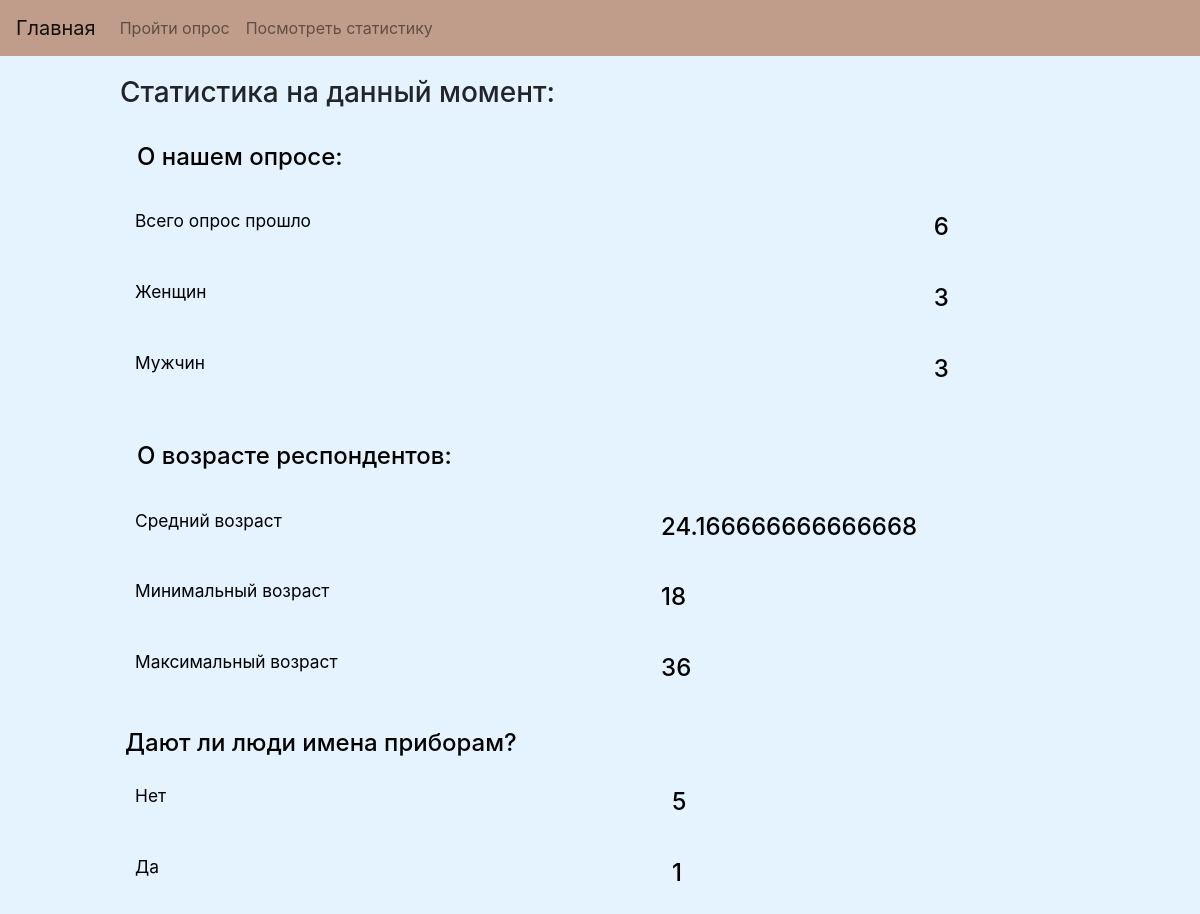
The app's page /statistics with its own data.
### hw5_result.py (models this page shows)
class Questions(db.Model):
    __tablename__ = "questions"
    question_id = db.Column('question_id', db.Integer, primary_key=True)
    question_text = db.Column('question_text', db.Text, unique=True)

### hw5_result.py (the view)
@app.route('/statistics')
def statistics():
    all_stat = {}
    age_stats = db.session.query(
        func.avg(User.user_age),
        func.min(User.user_age),
        func.max(User.user_age)
    ).one()
    all_stat['age_mean'] = age_stats[0]
    all_stat['age_min'] = age_stats[1]
    all_stat['age_max'] = age_stats[2]
    all_stat['total_count'] = User.query.count()
    men = db.session.query(User).filter(User.user_sex == 1)
    count_men = 0
    for m in men:
        count_men += 1
    all_stat['men'] = count_men
    women = db.session.query(User).filter(User.user_sex == 2)
    count_women = 0
    for w in women:
        count_women += 1
    all_stat['women'] = count_women
    questions = Questions.query.all()
    whole_ans = []
    whole_ans.append('')
    options = {
        1: 'Нет',
        2: 'Да'
    }
    ans_q = {}
    ans = db.session.query(Answers.q2).group_by(Answers.q2).all()
    counter = db.session.query(db.func.count(Answers.q2)).group_by(Answers.q2).all()
    n = 0
    for i in ans:
        i = int(str(i)[1])
        option_select = options[i]
        stat = str(counter[n]).replace(',)', '')
        stat = stat.replace('(', '')
        ans_q[option_select] = stat
        n += 1
    whole_ans.append(ans_q)
    return render_template('statistics.html', all_stat=all_stat, whole_ans=whole_ans, questions=questions)

### templates/statistics.html (shortened to what this page needs)
{% extends 'base.html' %}
{% block text_enter %}
    <h3>Статистика на данный момент:</h3>
{% endblock %}
{% block text_main_1 %}
    <table class="table table-borderless">
        <thead class="table table-striped">
            <tr>
                <th scope="col"><h4>О нашем опросе:</h4></th>
            </tr>
         </thead>
        <tbody>
            <tr>
                <th scope="row"><h5>Всего опрос прошло</h5></th>
                <td class="align-text-bottom"><h4>{{ all_stat['total_count'] }}</h4></td>
            </tr>
            <tr>
                <th scope="row"><h5>Женщин</h5></th>
                <td class="align-text-bottom"><h4>{{ all_stat['women'] }}</h4></td>
            </tr>
            <tr>
                <th scope="row"><h5>Мужчин</h5></th>
                <td class="align-text-bottom"><h4>{{ all_stat['men'] }}</h4></td>
            </tr>
        </tbody>
    </table>
{% endblock %}
{% block text_main_2 %}
    <table class="table table-borderless">
        <thead class="table table-striped">
            <tr>
                <th scope="col"><h4>О возрасте респондентов:</h4></th>
            </tr>
         </thead>
        <tbody>
            <tr>
                <th scope="row"><h5>Средний возраст</h5></th>
                <td class="align-text-bottom"><h4>{{ all_stat['age_mean'] }}</h4></td>
            </tr>
            <tr>
                <th scope="row"><h5>Минимальный возраст</h5></th>
                <td class="align-text-bottom"><h4>{{ all_stat['age_min'] }}</h4></td>
            </tr>
            <tr>
                <th scope="row"><h5>Максимальный возраст</h5></th>
                <td class="align-text-bottom"><h4>{{ all_stat['age_max'] }}</h4></td>
            </tr>
        </tbody>
    </table>
{% endblock %}
{% block text_description %}
    <h4>Дают ли люди имена приборам?</h4>
    {% for question in questions %}
        <table class="table table-borderless">
            <tbody>
                {% for option in whole_ans[question.question_id] %}
                    <tr>
                        <th scope="row"><h5>{{ option }}</h5></th>
                        <td class="align-text-bottom"><h4>{{ whole_ans[question.question_id][option] }}</h4></td>
                    </tr>
                {% endfor %}
            </tbody>
        </table>
    {% endfor %}
{% endblock %}

### static/style.css (style rules this page uses)
body { background: #E5F3FE; }
h4 { color: black; text-align: left; padding: 5px; }
h5 { color: black; text-align: left; padding: 3px; font-size: 13pt; font-weight: 400; }

### records on screen
Questions: question_id "Нет" "Да", whole_ans "5" "1"

### other values on screen
{{ all_stat['total_count'] }} "6"
{{ all_stat['women'] }} "3"
{{ all_stat['men'] }} "3"
{{ all_stat['age_mean'] }} "24.166666666666668"
{{ all_stat['age_min'] }} "18"
{{ all_stat['age_max'] }} "36"
